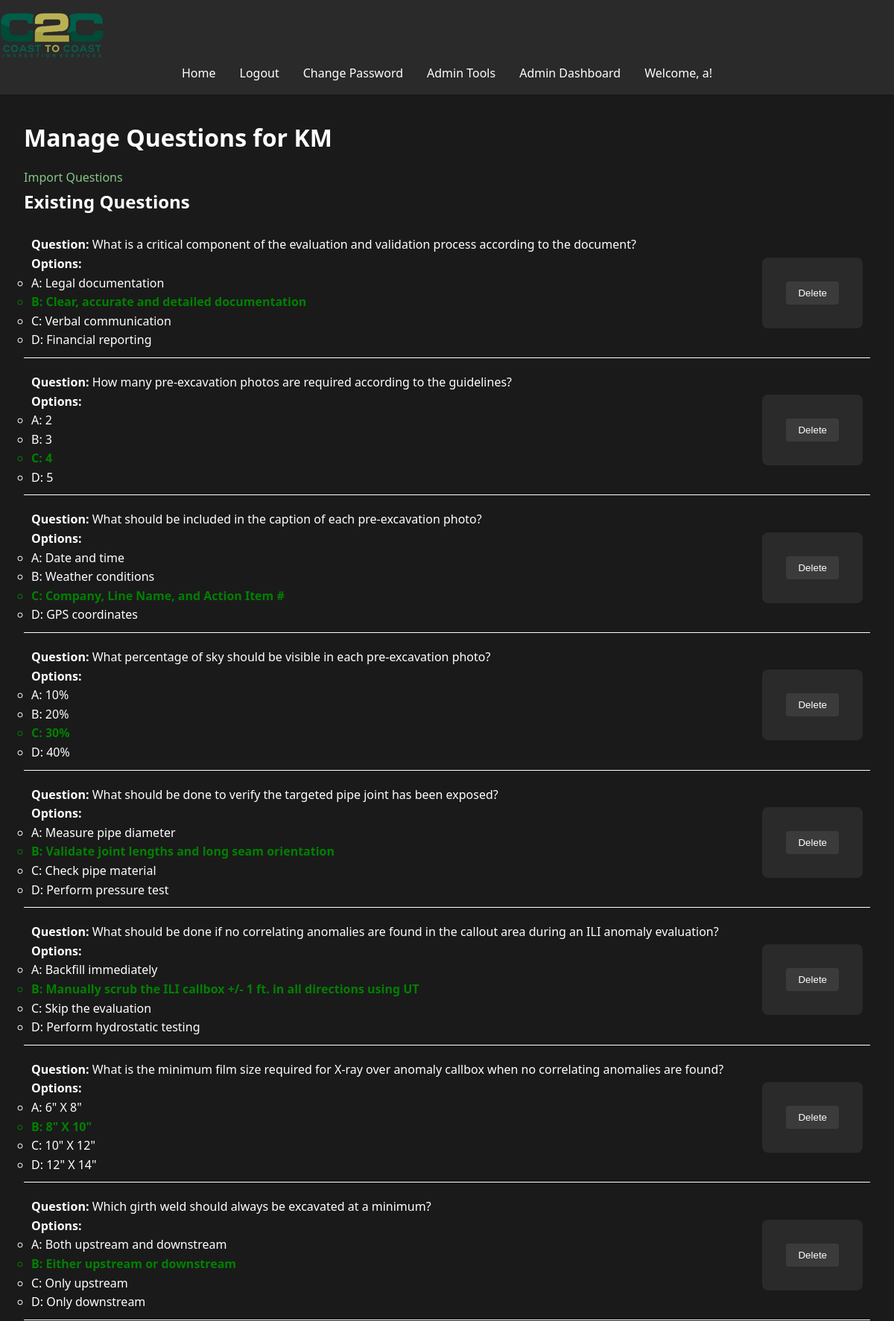
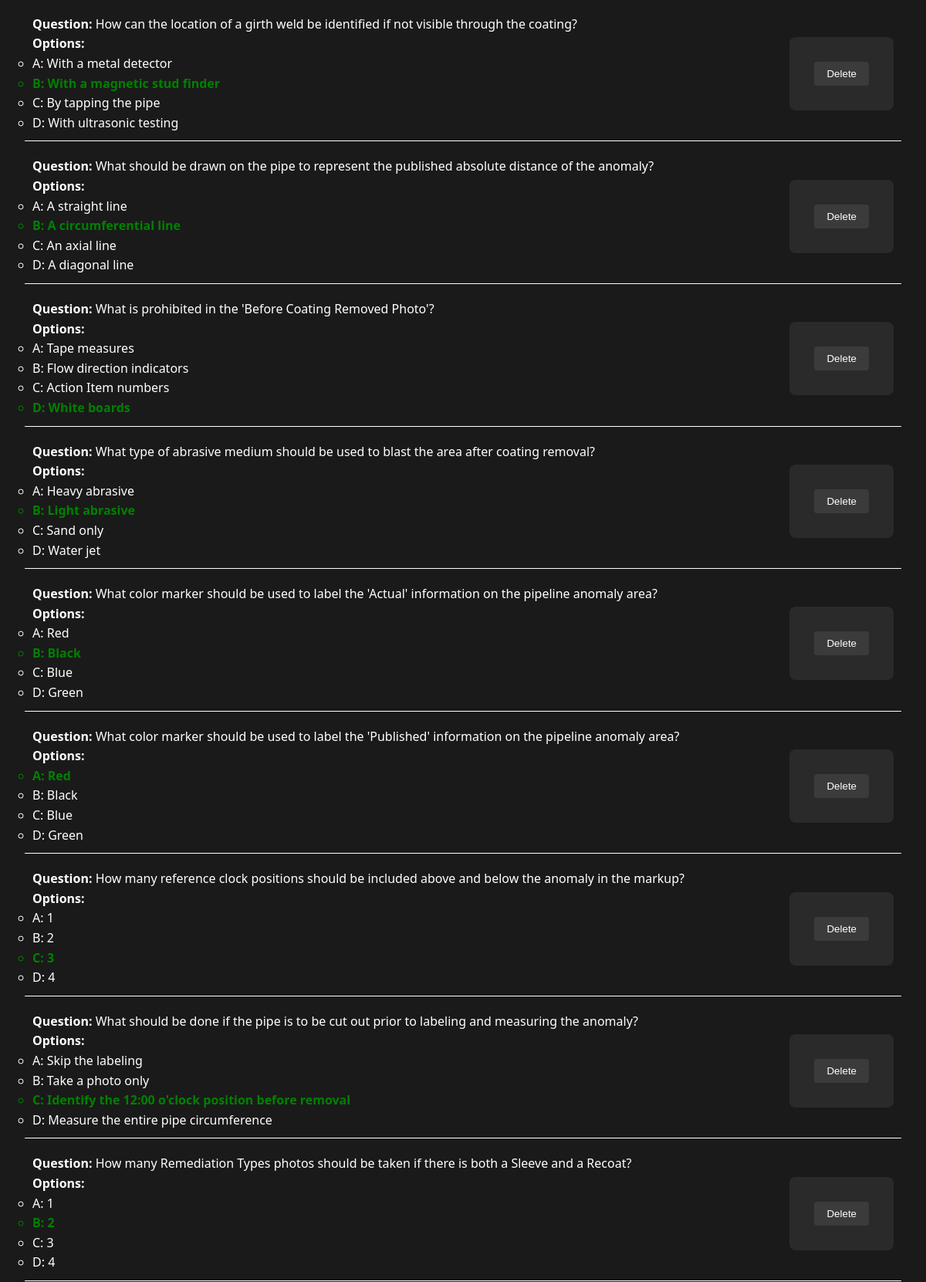
/admin/manage_questions/1 (signed in, upper part), run on the app's committed database (2 pictures, top to bottom).
### models.py (models this page shows, shortened)
class User(UserMixin, db.Model):
    id = db.Column(db.Integer, primary_key=True)
    username = db.Column(db.String(80), unique=True, nullable=False)
    password = db.Column(db.String(120), nullable=False)
    is_admin = db.Column(db.Boolean, default=False)
    exam_results = db.relationship('ExamResult', back_populates='user', lazy=True)
    accesses = db.relationship('ExamAccess', back_populates='user', lazy=True)
    access_requests = db.relationship('ExamAccessRequest', back_populates='user', lazy=True)

class Exam(db.Model):
    __tablename__ = 'exam'
    id = db.Column(db.Integer, primary_key=True)
    title = db.Column(db.String(100), nullable=False)
    question_count = db.Column(db.Integer, nullable=False, default=10)
    exam_results = relationship('ExamResult', back_populates='exam', cascade='all, delete-orphan')
    questions = relationship('Question', back_populates='exam', cascade='all, delete-orphan')
    accesses = db.relationship('ExamAccess', back_populates='exam', lazy=True, cascade="all, delete-orphan")
    access_requests = db.relationship('ExamAccessRequest', back_populates='exam', lazy=True, cascade="all, delete-orphan")

class Question(db.Model):
    __tablename__ = 'question'
    id = db.Column(db.Integer, primary_key=True)
    content = db.Column(db.String(500), nullable=False)
    option_a = db.Column(db.String(200), nullable=False)
    option_b = db.Column(db.String(200), nullable=False)
    option_c = db.Column(db.String(200), nullable=True)
    option_d = db.Column(db.String(200), nullable=True)
    correct_answer = db.Column(db.String(1), nullable=False)
    exam_id = db.Column(db.Integer, db.ForeignKey('exam.id'), nullable=False)
    exam = db.relationship('Exam', back_populates='questions')
    missed_questions = db.relationship('MissedQuestion', back_populates='question', lazy=True)

### app.py (the view, shortened to what this page needs)
@app.route('/admin/manage_questions/<int:exam_id>', methods=['GET', 'POST'])
@login_required
def manage_questions(exam_id):
    if not current_user.is_admin:
        flash('You do not have permission to access this page.', 'error')
        return redirect(url_for('home'))
    exam = Exam.query.get_or_404(exam_id)
    questions = Question.query.filter_by(exam_id=exam.id).all()
    return render_template('manage_questions.html', exam=exam, questions=questions)

### app.py (called while the page is built)
@app.before_request
def reset_session_on_navigation():
    exam_endpoints = ['take_exam', 'submit_exam']
    current_endpoint = request.endpoint
    if current_endpoint is None:
        return

@app.context_processor
def utility_processor():
    def format_pacific_time(utc_dt):
        pacific_time = utc_to_pacific(utc_dt)
        return pacific_time.strftime('%Y-%m-%d %I:%M:%S %p %Z')
    return dict(format_pacific_time=format_pacific_time)

@login_manager.user_loader
def load_user(user_id):
    return User.query.get(int(user_id))

@app.before_request
def manage_exam_session():
    if 'start_new_exam' in request.args:
        session.pop('answers', None)
        session.pop('flagged', None)
        session.pop('current_index', None)
        session.pop('start_time', None)
    elif 'exam_submitted' in session and request.endpoint != 'exam_results':
        session.pop('answers', None)
        session.pop('flagged', None)
        session.pop('current_index', None)
        session.pop('start_time', None)
        session.pop('exam_submitted', None)

### templates/manage_questions.html (shortened to what this page needs)
{% extends "base.html" %}
{% block content %}
    <h1>Manage Questions for {{ exam.title }}</h1>
    <a href="{{ url_for('import_questions', exam_id=exam.id) }}" class="btn btn-secondary" style="margin-top: 20px;">Import Questions</a>
    <h2>Existing Questions</h2>
    {% if questions %}
        <ul style="list-style-type: none; padding: 0;">
            {% for question in questions %}
                <li style="margin-bottom: 10px; border-bottom: white solid 1px; padding: 10px; display: flex; justify-content: space-between;">
                    <div>
                        <p><strong>Question:</strong> {{ question.content }}</p>
                        <p><strong>Options:</strong></p>
                        <ul>
                            <li style="{% if question.correct_answer == 'A' %}color: green; font-weight: bold;{% endif %}">
                                A: {{ question.option_a }}
                            </li>
                            <li style="{% if question.correct_answer == 'B' %}color: green; font-weight: bold;{% endif %}">
                                B: {{ question.option_b }}
                            </li>
                            {% if question.option_c %}
                            <li style="{% if question.correct_answer == 'C' %}color: green; font-weight: bold;{% endif %}">
                                C: {{ question.option_c }}
                            </li>
                            {% endif %}
                            {% if question.option_d %}
                            <li style="{% if question.correct_answer == 'D' %}color: green; font-weight: bold;{% endif %}">
                                D: {{ question.option_d }}
                            </li>
                            {% endif %}
                        </ul>
                    </div>
                    <div style="display: flex; align-items: center;">
                        <form action="{{ url_for('delete_question', question_id=question.id) }}" method="POST" style="display:inline;">
                            <button type="submit" class="btn btn-danger btn-sm" onclick="return confirm('Are you sure you want to delete this question?');">Delete</button>
                        </form>
                    </div>
                </li>
            {% endfor %}
        </ul>
    {% else %}
        <p>No questions available for this Exam.</p>
    {% endif %}
{% endblock %}

### templates/base.html (shortened to what this page needs)
<!DOCTYPE html>
<html lang="en">
<head>
    <link rel="stylesheet" href="{{ url_for('static', filename='css/style.css') }}">
</head>
<body>
    <header>
        <nav class="navbar">
            <a class="navbar-brand" href="{{ url_for('home') }}">
                <img src="{{ url_for('static', filename='images/logo.png') }}" alt="Logo" class="logo">
            </a>
            <ul class="navbar-nav">
                <li><a href="{{ url_for('home') }}">Home</a></li>
                {% if current_user.is_authenticated %}
                    <li><a href="{{ url_for('logout') }}">Logout</a></li>
                    <li><a href="{{ url_for('change_password') }}">Change Password</a></li>
                    {% if current_user.is_admin %}
                        <li><a href="{{ url_for('admin.index') }}">Admin Tools</a></li>
                        <li><a href="{{ url_for('admin_dashboard') }}">Admin Dashboard</a></li>
                    {% endif %}
                    <li class="user-welcome">
                        <span>Welcome, {{ current_user.username }}!</span>
                    </li>
                {% else %}
                    <li><a href="{{ url_for('login') }}">Login</a></li>
                    <li><a href="{{ url_for('register') }}">Register</a></li>
                {% endif %}
            </ul>
        </nav>
    </header>
    <main>
        {% block content %}{% endblock %}
    </main>
</body>
</html>

### static/css/style.css (style rules this page uses)
:root { --bg-primary: #1a1a1a; --bg-secondary: #2a2a2a; --text-primary: #ffffff; --text-secondary: #b3b3b3; --accent-color: #87c787; --error-color: #cf6679; --success-color: #03dac6; }
* { box-sizing: border-box; margin: 0; padding: 0; }
body { font-family: 'Segoe UI', Tahoma, Geneva, Verdana, sans-serif; line-height: 1.6; color: var(--text-primary); background-color: var(--bg-primary); min-height: 100vh; display: flex; flex-direction: column; }
header { background-color: var(--bg-secondary); padding: 1rem 0; box-shadow: 0 2px 4px rgba(0,0,0,0.1); }
nav ul { display: flex; justify-content: center; align-items: center; height: 100%; list-style-type: none; margin: 0; padding: 0; }
nav ul li { margin: 0 1rem; }
nav ul li a { color: var(--text-primary); text-decoration: none; font-weight: 500; transition: color 0.3s ease; }
main { flex: 1; padding: 2rem; max-width: 1200px; margin: 0 auto; width: 100%; }
h1, h2, h3 { margin-bottom: 1rem; color: var(--text-primary); }
a { color: var(--accent-color); text-decoration: none; transition: color 0.3s ease; }
form { background-color: var(--bg-secondary); padding: 2rem; border-radius: 8px; max-width: 700px; margin: 0 auto; }
.btn-sm { max-height: 80px; }
button { background-color: rgb(59, 59, 59); color: var(--text-primary); padding: 0.5rem 1rem; border: none; border-radius: 4px; cursor: pointer; transition: background-color 0.3s ease; }

### data on the page
User: username "a"
Exam: title "KM"
Question: content "What is a critical component of the evaluation and validation process according to the document?", option_a "Legal documentation", option_b "Clear, accurate and detailed documentation", option_c "Verbal communication", option_d "Financial reporting"
Question: content "How many pre-excavation photos are required according to the guidelines?", option_a "2", option_b "3", option_c "4", option_d "5"
Question: content "What should be included in the caption of each pre-excavation photo?", option_a "Date and time", option_b "Weather conditions", option_c "Company, Line Name, and Action Item #", option_d "GPS coordinates"
Question: content "What percentage of sky should be visible in each pre-excavation photo?", option_a "10%", option_b "20%", option_c "30%", option_d "40%"
Question: content "What should be done to verify the targeted pipe joint has been exposed?", option_a "Measure pipe diameter", option_b "Validate joint lengths and long seam orientation", option_c "Check pipe material", option_d "Perform pressure test"
Question: content "What should be done if no correlating anomalies are found in the callout area during an ILI anomaly evaluation?", option_a "Backfill immediately", option_b "Manually scrub the ILI callbox +/- 1 ft. in all directions using UT", option_c "Skip the evaluation", option_d "Perform hydrostatic testing"
Question: content "What is the minimum film size required for X-ray over anomaly callbox when no correlating anomalies are found?", option_a "6\" X 8\"", option_b "8\" X 10\"", option_c "10\" X 12\"", option_d "12\" X 14\""
Question: content "Which girth weld should always be excavated at a minimum?", option_a "Both upstream and downstream", option_b "Either upstream or downstream", option_c "Only upstream", option_d "Only downstream"
Question: content "How can the location of a girth weld be identified if not visible through the coating?", option_a "With a metal detector", option_b "With a magnetic stud finder", option_c "By tapping the pipe", option_d "With ultrasonic testing"
Question: content "What should be drawn on the pipe to represent the published absolute distance of the anomaly?", option_a "A straight line", option_b "A circumferential line", option_c "An axial line", option_d "A diagonal line"
Question: content "What is prohibited in the 'Before Coating Removed Photo'?", option_a "Tape measures", option_b "Flow direction indicators", option_c "Action Item numbers", option_d "White boards"
Question: content "What type of abrasive medium should be used to blast the area after coating removal?", option_a "Heavy abrasive", option_b "Light abrasive", option_c "Sand only", option_d "Water jet"
Question: content "What color marker should be used to label the 'Actual' information on the pipeline anomaly area?", option_a "Red", option_b "Black", option_c "Blue", option_d "Green"
Question: content "What color marker should be used to label the 'Published' information on the pipeline anomaly area?", option_a "Red", option_b "Black", option_c "Blue", option_d "Green"
Question: content "How many reference clock positions should be included above and below the anomaly in the markup?", option_a "1", option_b "2", option_c "3", option_d "4"
Question: content "What should be done if the pipe is to be cut out prior to labeling and measuring the anomaly?", option_a "Skip the labeling", option_b "Take a photo only", option_c "Identify the 12:00 o'clock position before removal", option_d "Measure the entire pipe circumference"
Question: content "How many Remediation Types photos should be taken if there is both a Sleeve and a Recoat?", option_a "1", option_b "2", option_c "3", option_d "4"
